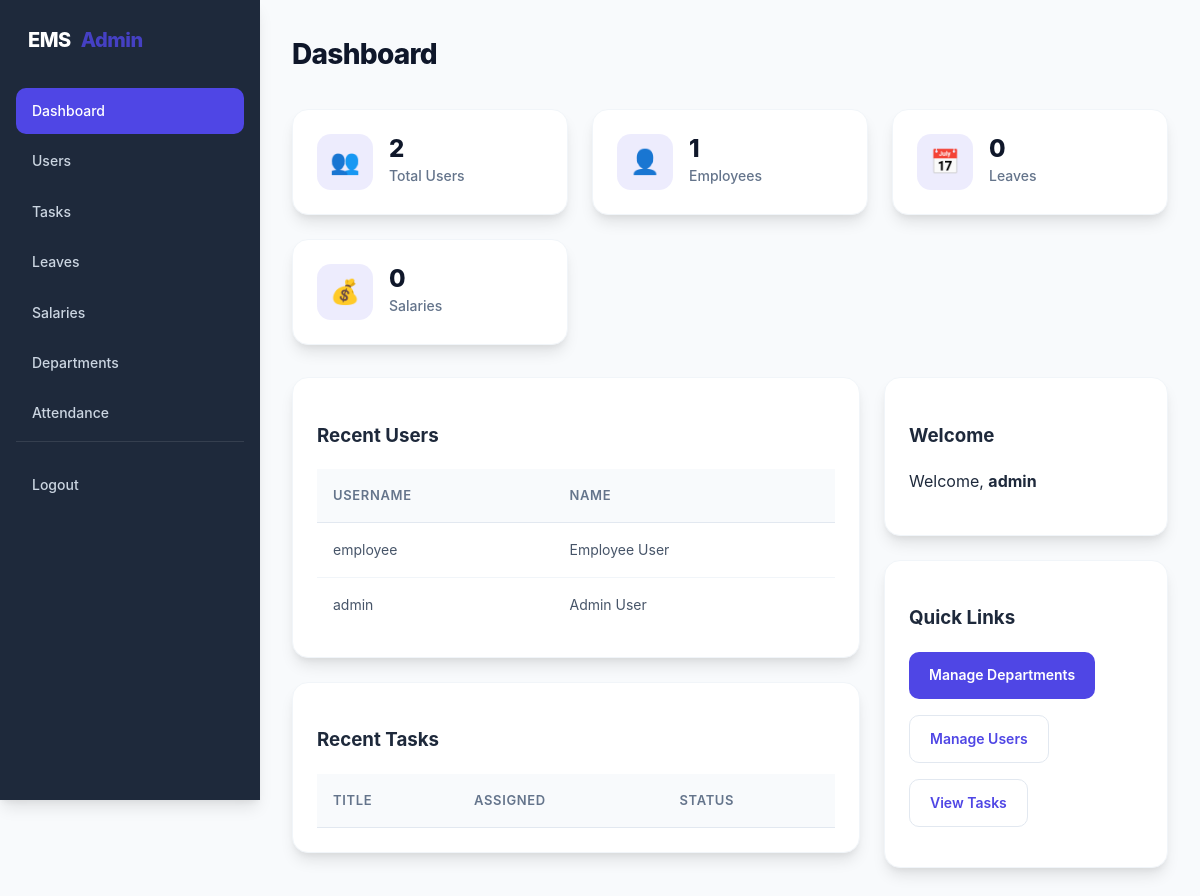
Page /admin/dashboard.php (signed in) on the committed database.
### tables this page shows
CREATE TABLE `users` (
  `id` int(11) NOT NULL AUTO_INCREMENT,
  `username` varchar(255) NOT NULL,
  `password` varchar(255) NOT NULL,
  `role` enum('admin','employee','manager','hr') NOT NULL,
  `email` varchar(255) DEFAULT NULL,
  `first_name` varchar(100) DEFAULT NULL,
  `last_name` varchar(100) DEFAULT NULL,
  `dob` date DEFAULT NULL,
  `phone` varchar(20) DEFAULT NULL,
  `department_id` int(11) DEFAULT NULL,
  `manager_id` int(11) DEFAULT NULL,
  PRIMARY KEY (`id`)
);

### include/db.php (called while the page is built, shortened)
<?php
function is_manager() {
    return isset($_SESSION['role']) && $_SESSION['role'] === 'manager';
}

### admin/dashboard.php (the view, shortened to what this page needs)
<?php
require_once '../include/db.php';
$is_manager_view = is_manager();
$mgr_dept = null;
$counts = [];
if ($is_manager_view) {
    $uRes = $conn->query("SELECT COUNT(*) as c FROM users WHERE department_id = " . (int)$mgr_dept);
    $counts['users'] = $uRes ? (int)($uRes->fetch_assoc()['c'] ?? 0) : 0;
    $empRes = $conn->query("SELECT COUNT(*) as c FROM users WHERE role = 'employee' AND department_id = " . (int)$mgr_dept);
    $counts['employees'] = $empRes ? (int)($empRes->fetch_assoc()['c'] ?? 0) : 0;
    $leavesRes = $conn->query("SELECT COUNT(*) as c FROM leaves l JOIN users u ON l.user_id = u.id WHERE u.department_id = " . (int)$mgr_dept . " AND l.status = 'approved' AND l.start_date <= CURDATE() AND (l.end_date IS NULL OR l.end_date >= CURDATE())");
    $counts['leaves'] = $leavesRes ? (int)($leavesRes->fetch_assoc()['c'] ?? 0) : 0;
    $salRes = $conn->query("SELECT COUNT(*) as c FROM salaries s JOIN users u ON s.user_id = u.id WHERE u.department_id = " . (int)$mgr_dept . " AND s.status = 'paid' AND MONTH(s.paid_date) = MONTH(CURDATE()) AND YEAR(s.paid_date) = YEAR(CURDATE())");
    $activeSalariesCount = $salRes ? (int)($salRes->fetch_assoc()['c'] ?? 0) : 0;
    if ($activeSalariesCount > 0) {
        $counts['salaries'] = $activeSalariesCount;
    } else {
        $tot = $conn->query("SELECT COUNT(*) as c FROM salaries s JOIN users u ON s.user_id = u.id WHERE u.department_id = " . (int)$mgr_dept);
        $counts['salaries'] = $tot ? (int)($tot->fetch_assoc()['c'] ?? 0) : 0;
    }
} else {
    $uRes = $conn->query("SELECT COUNT(*) as c FROM users");
    $counts['users'] = $uRes ? (int)($uRes->fetch_assoc()['c'] ?? 0) : 0;
    $empRes = $conn->query("SELECT COUNT(*) as c FROM users WHERE role = 'employee'");
    $counts['employees'] = $empRes ? (int)($empRes->fetch_assoc()['c'] ?? 0) : 0;
    $leavesRes = $conn->query("SELECT COUNT(*) as c FROM leaves WHERE status = 'approved' AND start_date <= CURDATE() AND (end_date IS NULL OR end_date >= CURDATE())");
    $counts['leaves'] = $leavesRes ? (int)($leavesRes->fetch_assoc()['c'] ?? 0) : 0;
    $activeSalariesRes = $conn->query("SELECT COUNT(*) as c FROM salaries WHERE status = 'paid' AND MONTH(paid_date) = MONTH(CURDATE()) AND YEAR(paid_date) = YEAR(CURDATE())");
    $activeSalariesCount = $activeSalariesRes ? (int)($activeSalariesRes->fetch_assoc()['c'] ?? 0) : 0;
    if ($activeSalariesCount > 0) {
        $counts['salaries'] = $activeSalariesCount;
    } else {
        $tot = $conn->query("SELECT COUNT(*) as c FROM salaries");
        $counts['salaries'] = $tot ? (int)($tot->fetch_assoc()['c'] ?? 0) : 0;
    }
}
?>
<!DOCTYPE html>
<html>
<head>
    <link rel="stylesheet" type="text/css" href="../css/style.css">
</head>
<body>
<?php include __DIR__ . '/../include/admin_header.php'; ?>
    <div class="page-header">
        <h1 class="h1">Dashboard</h1>
    </div>
    <div class="stats-grid">
        <div class="stat">
            <div class="icon">👥</div>
            <div class="meta">
                <div class="num"><?php echo $counts['users']; ?></div>
                <div class="label">Total Users</div>
            </div>
        </div>
        <div class="stat">
            <div class="icon">👤</div>
            <div class="meta">
                <div class="num"><?php echo $counts['employees']; ?></div>
                <div class="label">Employees</div>
            </div>
        </div>
        <div class="stat">
            <div class="icon">📅</div>
            <div class="meta">
                <div class="num"><?php echo $counts['leaves']; ?></div>
                <div class="label">Leaves</div>
            </div>
        </div>
        <div class="stat">
            <div class="icon">💰</div>
            <div class="meta">
                <div class="num"><?php echo isset($counts['salaries']) ? $counts['salaries'] : '—'; ?></div>
                <div class="label">Salaries</div>
            </div>
        </div>
    </div>
        <?php
        if ($is_manager_view) {
            $recentUsers = $conn->query("SELECT id, username, first_name, last_name FROM users WHERE department_id = " . (int)$mgr_dept . " ORDER BY id DESC LIMIT 6");
            $recentTasks = $conn->query("SELECT tasks.id, tasks.title, users.username, tasks.status FROM tasks JOIN users ON tasks.user_id=users.id WHERE users.department_id = " . (int)$mgr_dept . " ORDER BY tasks.id DESC LIMIT 6");
        } else {
            $recentUsers = $conn->query("SELECT id, username, first_name, last_name FROM users ORDER BY id DESC LIMIT 6");
        }
        ?>
        <div class="dashboard-grid">
            <div>
                <div class="card recent-table">
                    <h3 class="small-muted">Recent Users</h3>
                    <table class="table">
                        <thead>
                        <tr><th>Username</th><th>Name</th></tr>
                        </thead>
                        <tbody>
                        <?php while($u = $recentUsers->fetch_assoc()) { ?>
                            <tr>
                                <td><?php echo htmlspecialchars($u['username']); ?></td>
                                <td><?php echo htmlspecialchars(trim($u['first_name'].' '.$u['last_name'])); ?></td>
                            </tr>
                        <?php } ?>
                        </tbody>
                    </table>
                </div>
                <div class="card recent-table">
                    <h3 class="small-muted">Recent Tasks</h3>
                    <table class="table">
                        <thead><tr><th>Title</th><th>Assigned</th><th>Status</th></tr></thead>
                    </table>
                </div>
            </div>
            <aside>
                <div class="card">
                    <h3 class="small-muted">Welcome</h3>
                    <?php if ($is_manager_view): ?>
                        <p>Welcome, <strong><?php echo htmlspecialchars($_SESSION['username'] ?? ''); ?></strong></p>
                        <p class="small-muted">Viewing department: <strong><?php echo htmlspecialchars(getDepartmentName($mgr_dept)); ?></strong></p>
                    <?php else: ?>
                        <p>Welcome, <strong><?php echo htmlspecialchars($_SESSION['username'] ?? ''); ?></strong></p>
                    <?php endif; ?>
                </div>
                <div class="card quick-links">
                    <h3 class="small-muted">Quick Links</h3>
                    <p><a class="btn" href="departments.php">Manage Departments</a></p>
                    <p><a class="btn ghost" href="users.php">Manage Users</a></p>
                    <p><a class="btn ghost" href="tasks.php">View Tasks</a></p>
                </div>
            </aside>
        </div>
    </div>
<?php include __DIR__ . '/../include/admin_footer.php'; ?>
</body>
</html>

### css/style.css (style rules this page uses)
:root { --bg: #f8fafc; --card: #ffffff; --muted: #64748b; --primary: #4f46e5; --primary-hover: #4338ca; --accent: #10b981; --danger: #ef4444; --warning: #f59e0b; --radius: 16px; --radius-sm: 10px; --maxw: 1280px; --gap: 24px; --shadow-sm: 0 1px 3px rgba(0,0,0,0.1); --shadow: 0 10px 15px -3px rgba(0,0,0,0.1), 0 4px 6px -2px rgba(0,0,0,0.05); --shadow-lg: 0 20px 25px -5px rgba(0,0,0,0.1), 0 10px 10px -5px rgba(0,0,0,0.04); --sidebar-bg: #1e293b; --sidebar-text: #cbd5e1; --sidebar-hover: #334155; --sidebar-active: #4f46e5; --sidebar-active-text: #ffffff; }
* { box-sizing: border-box; transition: background-color 0.2s, border-color 0.2s, box-shadow 0.2s, transform 0.2s; }
body { margin: 0; font-family: 'Inter', 'Segoe UI', Roboto, system-ui, sans-serif; background: var(--bg); color: #1e293b; -webkit-font-smoothing: antialiased; line-height: 1.6; scroll-behavior: smooth; }
.page-header { display: flex; align-items: center; justify-content: space-between; margin-bottom: 32px; }
.h1 { font-size: 28px; margin: 0; font-weight: 800; letter-spacing: -0.025em; color: #0f172a; }
.card { background: var(--card); padding: 24px; border-radius: var(--radius); border: 1px solid #f1f5f9; box-shadow: var(--shadow); margin-bottom: var(--gap); }
.stats-grid { display: grid; grid-template-columns: repeat(auto-fit, minmax(240px, 1fr)); gap: 24px; margin-bottom: 32px; }
.stat { background: var(--card); padding: 24px; border-radius: var(--radius); box-shadow: var(--shadow); border: 1px solid #f1f5f9; display: flex; align-items: center; gap: 16px; }
.stat .icon { width: 56px; height: 56px; border-radius: 14px; display: flex; align-items: center; justify-content: center; background: rgba(79, 70, 229, 0.1); color: var(--primary); font-size: 24px; }
.stat .meta { flex: 1; }
.stat .meta .num { font-size: 24px; font-weight: 800; color: #0f172a; line-height: 1; }
.stat .meta .label { font-size: 14px; color: var(--muted); font-weight: 500; margin-top: 4px; }
.dashboard-grid { display: grid; grid-template-columns: 2fr 1fr; gap: 24px; }
.btn { display: inline-flex; align-items: center; justify-content: center; padding: 12px 20px; background: var(--primary); color: #fff; border-radius: var(--radius-sm); text-decoration: none; border: 0; cursor: pointer; font-weight: 600; font-size: 14px; gap: 8px; }
.btn.ghost { background: transparent; color: var(--primary); border: 1px solid #e2e8f0; }
.table { width: 100%; border-collapse: separate; border-spacing: 0; margin-top: 16px; }
.table th { background: #f8fafc; color: var(--muted); font-weight: 600; font-size: 13px; text-transform: uppercase; letter-spacing: 0.05em; padding: 16px; text-align: left; border-bottom: 1px solid #e2e8f0; }
.table td { padding: 16px; border-bottom: 1px solid #f1f5f9; color: #475569; font-size: 14px; }
.table tbody tr:last-child td { border-bottom: 0; }
.card, .stat, .form-card { animation: fadeIn 0.4s ease-out backwards; }
.stat:nth-child(1) { animation-delay: 0.1s; }
.stat:nth-child(2) { animation-delay: 0.2s; }
.stat:nth-child(3) { animation-delay: 0.3s; }
.stat:nth-child(4) { animation-delay: 0.4s; }

### rows in the picture
users: username "employee", first_name+last_name "Employee User"
users: username "admin", first_name+last_name "Admin User"

### other values in the picture
$counts['users'] "2"
$counts['employees'] "1"
$counts['leaves'] "0"
$counts['salaries'] "0"
$_SESSION['username'] "admin"
